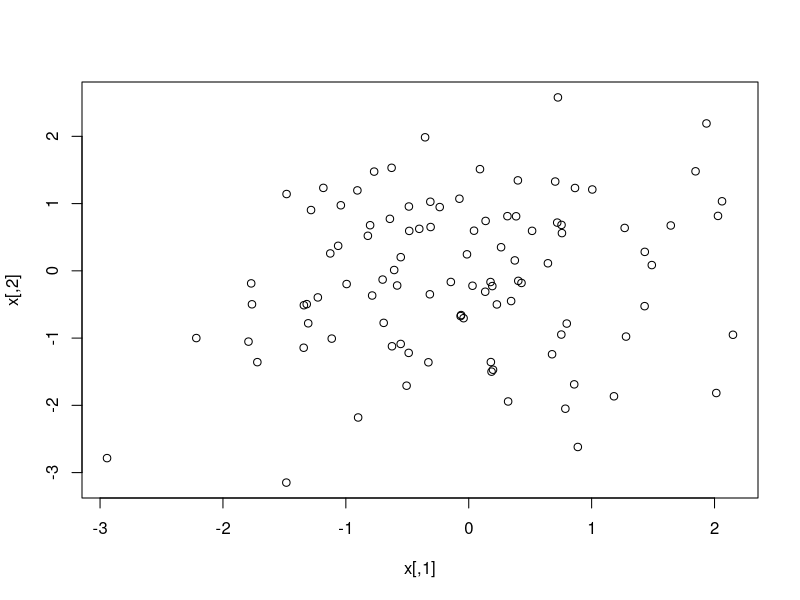
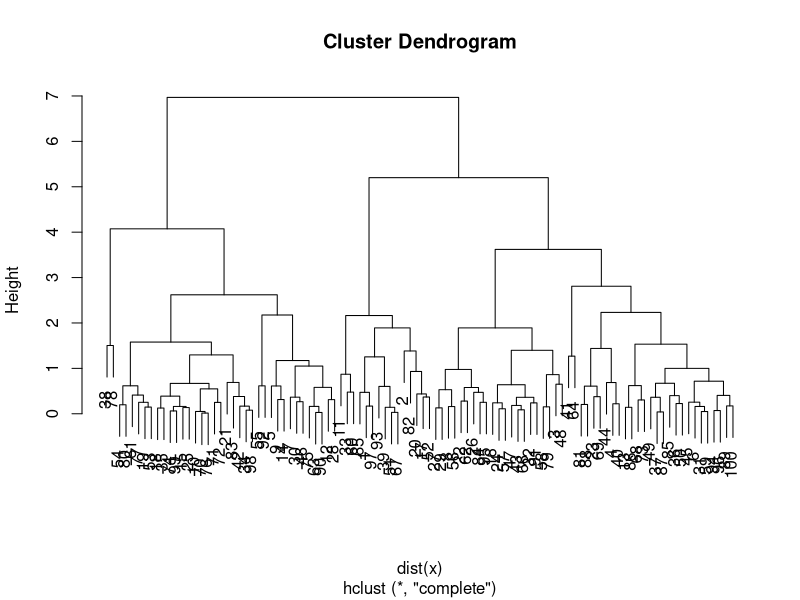
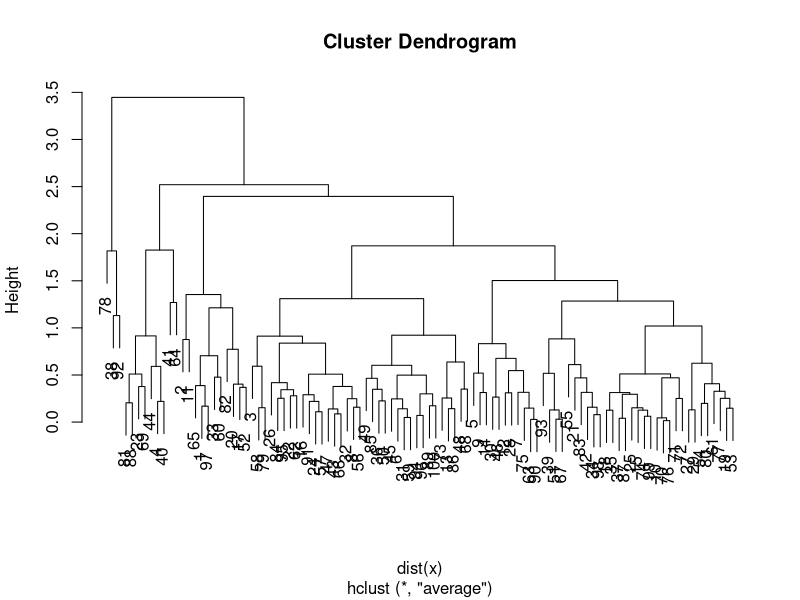
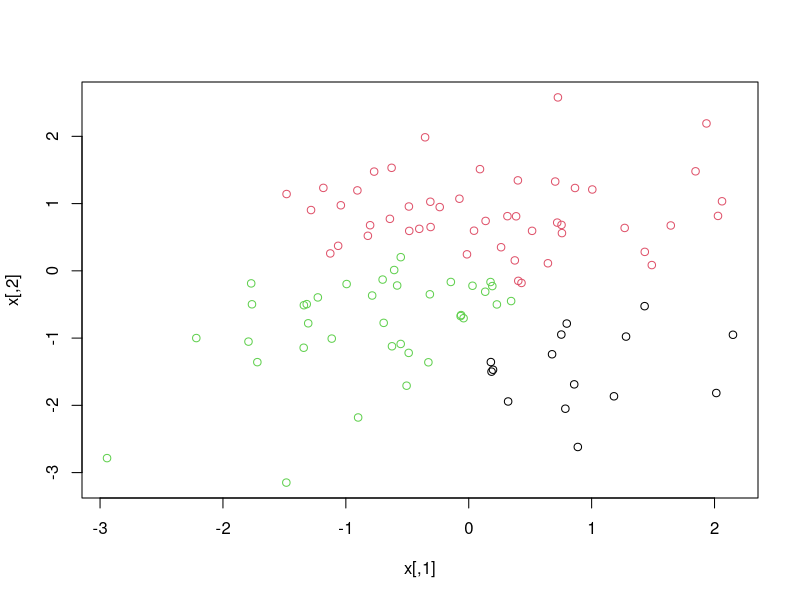

Source code (R) for these figures, in order:
#------------------------------------------------------------------#
#                     Hierarchical clustering                      #
#__________________________________________________________________#

set.seed(666)     # creating a randon dataset
x=matrix(rnorm(100*2),100,2)
plot(x)

# hierarchical clust method hclust

hc.complete=hclust(dist(x),method="complete")  
plot(hc.complete)                             #ploting 
hc.average=hclust(dist(x),method="average")
plot(hc.average) 

# cutting the dendogram  with command cutree

hc.cut=cutree(hc.complete,3)
plot(x,col=hc.cut)
